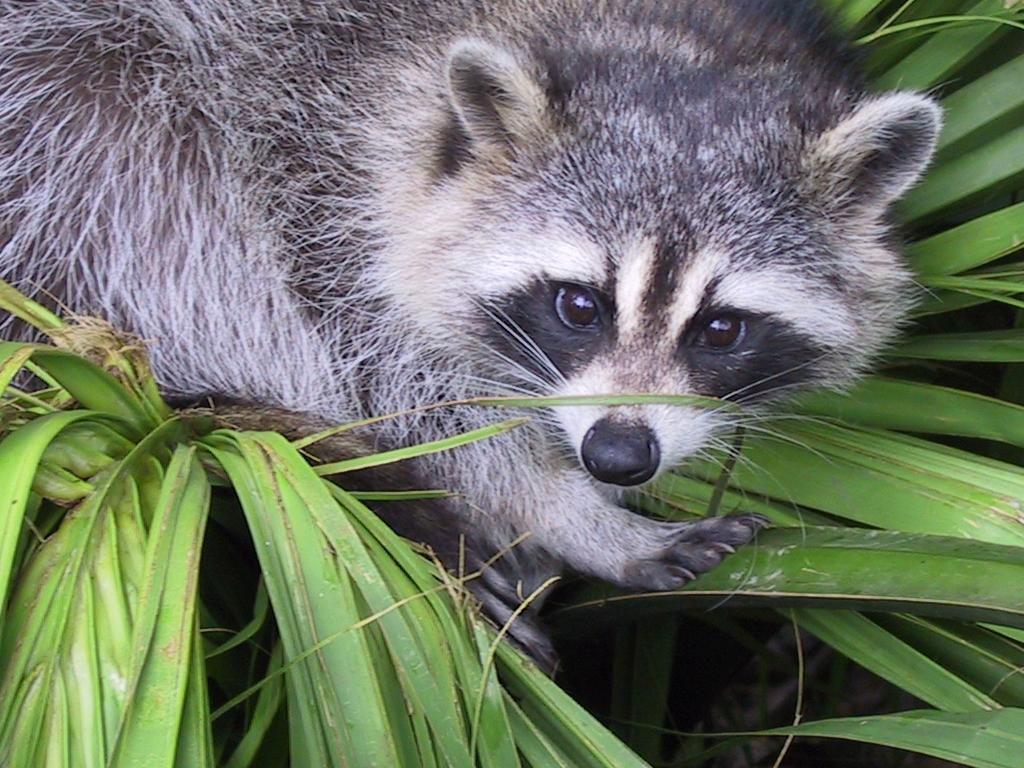
#> input picture day1_Array/ex03/animal.jpeg, 1024 x 768 px
$ python zoom.py
#> lines starting #> are read from the running program, lines starting #| are printed output that depends on the picture
### day1_Array/ex03/load_image.py
import matplotlib.pyplot as plt
import numpy as np


def check_rgb_image(image: np.ndarray) -> bool:
    """check if the shape of the image is correct"""
    if not isinstance(image, np.ndarray):
        print("Error: image is not a NumPy array")
        return False

    if len(image.shape) != 3:
        print("Error: image does not have 3 dimensions")
        return False

    if image.shape[2] != 3:
        print("Error: image does not have 3 RGB channels")
        return False

    return True


def verify_extension(path: str) -> bool:
    """Check for extension in filename, only jpg and jpeg"""
    file_extension = ["jpg", "jpeg"]

    if '.' in path:
        # [-1] = the last element in the list.
        if path.split(".")[-1] in file_extension:
            return True
        else:
            print("Error: wrong extension: only '.jpg' and '.jpeg' authorized")
            return False
    # no '.' in the filename, so no extension.
    else:
        print("Error: invalid filename: no extension")
        return False


def ft_load(path: str) -> np.ndarray:
    """Load image with matplotlib"""
#> called with path = 'animal.jpeg'
    try:
        if verify_extension(path) is False:
            return None

        image = plt.imread(path)
#> image is the input picture: shape (768, 1024, 3); mean R, G, B 110.7, 117.7, 102.1
        if check_rgb_image(image) is False:
            return None

        print(f"The shape of image is: {image.shape}")
#| The shape of image is: (768, 1024, 3)
        return image

    except Exception as error:
        print(f"Error: {error}")
        return None

### day1_Array/ex03/zoom.py
import matplotlib.pyplot as plt
from load_image import ft_load


def main() -> None:
    """'Zoom' on the image by slicing it to new coordinates, chose 1 channel"""
    image = ft_load("animal.jpeg")

    if image is None:
        return

    print(image)
#> (printed output is left out)

    try:
        zoomed = image[200:600, 300:700, 0:1]
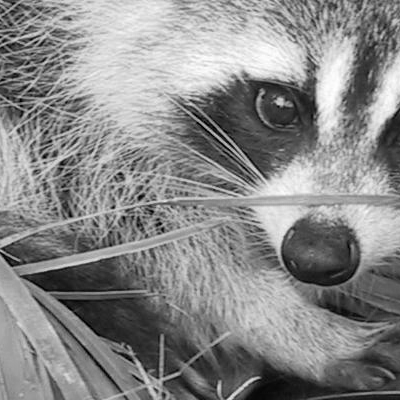
#> zoomed: shape (400, 400, 1); min 0, max 255, mean 136.7
        shape = zoomed.shape
#> shape = (400, 400, 1)

        print(f"New shape after slicing: {shape} or {shape[0:2]}")
#| New shape after slicing: (400, 400, 1) or (400, 400)
        print(zoomed)
#> (printed output is left out)

        plt.imshow(zoomed, cmap='gray')
        plt.show()

    except Exception as error:
        print(f"Error while zooming image: {error}")


if __name__ == "__main__":
    main()
